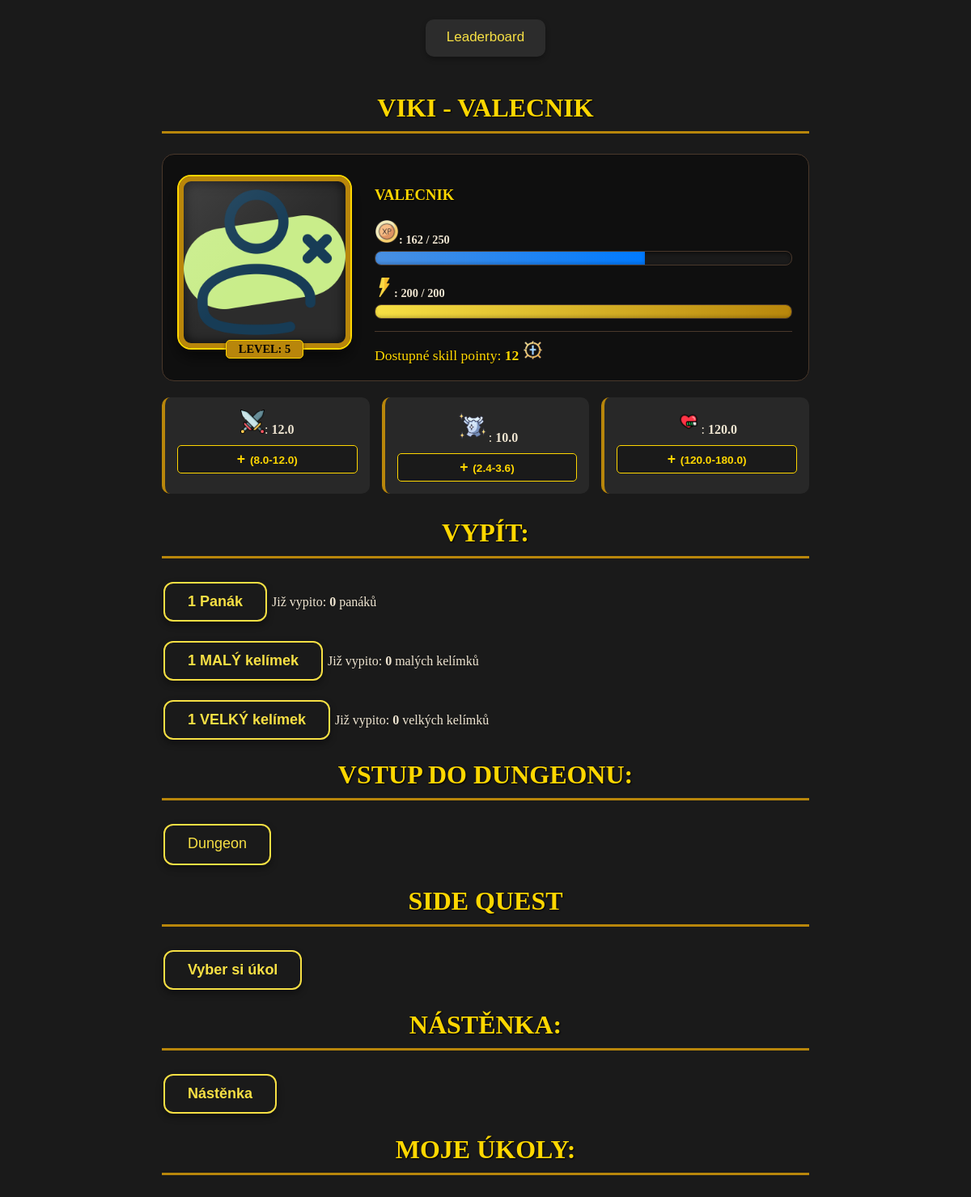
/player_info/815/, run on the app's committed database.
### game/models.py (models this page shows, shortened)
class player(models.Model):
    profile_img = models.ImageField(upload_to='profile_images/', blank=True, null=True)
    role_img_id = models.IntegerField(blank=True, null=True) # 1 = mág, 2 = hunter, 3 = warrior
    active = models.BooleanField(default=False)
    name = models.CharField(max_length=100, blank=True)
    lvl = models.IntegerField(default=1, blank=True)
    xp = models.IntegerField(default=0, blank=True)
    xp_need = models.IntegerField(default=50, blank=True)
    score_dmg_delt = models.IntegerField(default=0, blank=True)
    score_dmg_taken = models.IntegerField(default=0, blank=True)
    score_death_counter = models.IntegerField(default=0, blank=True)
    score_best_dmg = models.IntegerField(default=0, blank=True)
    score = models.IntegerField(default=0, blank=True)
    energie = models.IntegerField(default=200, blank=True, validators=[MinValueValidator(0), MaxValueValidator(200)])
    last_energy_update = models.DateTimeField(default=timezone.now)
    skill_points = models.IntegerField(default=0, blank=True)
    panak = models.IntegerField(default=0, blank=True)
    maly_kelimek = models.IntegerField(default=0, blank=True)
    velky_kelimek = models.IntegerField(default=0, blank=True)
    povolani = models.CharField(max_length=50, blank=True, default='nic')
    dmg = models.IntegerField(blank=True, default= 1)
    dmg_koef = models.FloatField(blank=True, default= 1)
    dmg_now = models.FloatField(blank=True, default= 1)
    armor = models.IntegerField(blank=True, default= 1)
    armor_koef = models.FloatField(blank=True, default= 1)
    armor_now = models.FloatField(blank=True, default= 1)
    hp = models.IntegerField(blank=True, default=1)
    hp_koef = models.FloatField(blank=True, default=1)
    hp_now = models.FloatField(blank=True, default=1)
    hp_actual_fight = models.IntegerField(blank=True, default=1)
    def energy_change(self):
        if self.energie <= 200:
            time_now = timezone.now()
            time_diff = time_now - self.last_energy_update
            minutes_passed = round(time_diff.total_seconds() // 60)
            energy_to_add = int(round(minutes_passed * 5))
            if self.energie + energy_to_add >= 200:
                self.energie = 200
            elif self.energie + energy_to_add <= 0:
                self.energie = 0
            else:
                self.energie += energy_to_add
            self.last_energy_update = time_now
            self.save()

### game/views.py (the view)
# urls.py: path('player_info/<int:player_id>/', views.player_info, name='player_info'),
def player_info(request, player_id):
    one_player = player.objects.get(id=player_id)
    one_player_name = one_player.name
    dmg_koef_min = round(one_player.dmg_koef * 0.8, 1)
    dmg_koef_max = round(one_player.dmg_koef * 1.2, 1)
    armor_koef_min = round(one_player.armor_koef * 0.8, 1)
    armor_koef_max = round(one_player.armor_koef * 1.2, 1)
    hp_koef_min = round(one_player.hp_koef * 0.8, 1)
    hp_koef_max = round(one_player.hp_koef * 1.2, 1)
    one_player.energy_change()
    energy = one_player.energie
    player_quests = side_quest.objects.filter(
        Q(player=one_player) | Q(player_coop=one_player_name),
        done=False
    )
    print({player_quests})
    return render(request, 'game/player_info.html', {
        'one_player': one_player,
        'player_quests': player_quests,
        'dmg_koef_min': dmg_koef_min,
        'dmg_koef_max': dmg_koef_max,
        'armor_koef_min': armor_koef_min,
        'armor_koef_max': armor_koef_max,
        'hp_koef_min': hp_koef_min,
        'hp_koef_max': hp_koef_max,
        'energy': energy,
        })

### game/templates/game/player_info.html (shortened to what this page needs)
{% extends "base.html" %}
{% load static %}
{% block styly %}
    <link rel="stylesheet" href="{% static 'game/player_info.css' %}">
{% endblock styly %}
{% block content %}
<div class="container">
    <div class="player-header">
        <h1><u></u> <b>{{ one_player.name }}</b></h1>
        <div class="player-main-section">
            <div class="player-avatar-wrapper">
                <div class="player-avatar-container">
                    {% if one_player.profile_img %}
                    <img src="{{ one_player.profile_img.url }}" alt="Player Avatar" class="player-avatar">
                    {% else %}
                    <img src="/media/profile_images/default_avatar.png" alt="Default Avatar" class="player-avatar">
                    {% endif %}
                </div>
                <div class="player-lvl-badge">Level: {{ one_player.lvl }}</div>
            </div>
            <div class="player-progress-section">
                <h3><b>{{ one_player.povolani }}</b></h3>
                <div class="progress-container">
                    <label><img src="/media/icons/xp.png" alt="xp" width="30" height="30">: {{ one_player.xp }} / {{ one_player.xp_need }}</label>
                    <div class="progress-bar-bg">
                        <div class="progress-bar-fill xp-color" style="width: calc(({{ one_player.xp }} / {{ one_player.xp_need }}) * 100%)"></div>
                    </div>
                </div>
                <div class="progress-container">
                    <label><img src="/media/icons/lighting.png" alt="energy" width="24" height="24">: {{ energy }} / 200</label>
                    <div class="progress-bar-bg">
                        <div class="progress-bar-fill energy-color" style="width: calc(({{ energy }} / 200) * 100%)"></div>
                    </div>
                </div>
                <div class="skill-points-highlight">
                    Dostupné skill pointy: <b>{{ one_player.skill_points }} <img src="/media/icons/skill_point.png" alt="skill_point" width="25" height="25" center:"center"></b>
                </div>
            </div>
        </div>
        <div class="stats-grid">
            <form action="{% url 'stat_up' one_player.id %}" method="post" class="stat-card">
                <span class="stat-label"><img src="/media/icons/swords.png" alt="attack" width="30" height="30">: <b>{{ one_player.dmg_now }}</b></span>
                <button type="submit" name="stat_type" value="dmg" class="stat-button">
                    <span class="plus-icon">+</span> ({{ dmg_koef_min }}-{{ dmg_koef_max }})
                </button>
            </form>
            <form action="{% url 'stat_up' one_player.id %}" method="post" class="stat-card">
                <span class="stat-label"><img src="/media/icons/armor.png" alt="armor" width="40" height="40">: <b>{{ one_player.armor_now }}</b></span>
                <button type="submit" name="stat_type" value="armor" class="stat-button">
                    <span class="plus-icon">+</span> ({{ armor_koef_min }}-{{ armor_koef_max }})
                </button>
            </form>
            <form action="{% url 'stat_up' one_player.id %}" method="post" class="stat-card">
                <span class="stat-label"><img src="/media/icons/life-bar.png" alt="hp" width="30" height="30">: <b>{{ one_player.hp_now }}</b></span>
                <button type="submit" name="stat_type" value="hp" class="stat-button">
                    <span class="plus-icon">+</span> ({{ hp_koef_min }}-{{ hp_koef_max }})
                </button>
            </form>
        </div>
    </div>
    <h1>Vypít:</h1>
        <form action="{% url 'drink' one_player.id %}" method="post">
        <button type="submit" name="drink_type" value="panak" class="button">1 Panák</button>
        Již vypito: <b>{{ one_player.panak }}</b> panáků
        <button type="submit" name="drink_type" value="maly_kelimek" class="button">1 MALÝ kelímek</button>
        Již vypito: <b>{{ one_player.maly_kelimek }}</b> malých kelímků
        <button type="submit" name="drink_type" value="velky_kelimek" class="button">1 VELKÝ kelímek</button>
        Již vypito: <b>{{ one_player.velky_kelimek }}</b> velkých kelímků
    </form>
    <h1>Vstup do dungeonu:</h1>
    <button class="button"><a href="{% url 'dungeon' %}">Dungeon</a></button>
    <h1>Side quest</h1>
    <form action="{% url "sidequest" %}" method="post">
        <button type="submit" class="button">Vyber si úkol</button>
    </form>
    <h1>Nástěnka:</h1>
    <form action="{% url "nastenka" %}" method="post">
        <button type="submit" class="button">Nástěnka</button>
    </form>
    <h1>Moje úkoly:</h1>
</div>
{% endblock content %}

### templates/base.html (shortened to what this page needs)
<!DOCTYPE html>
{% load static %}
<html lang="en">
<head>
    <link rel="stylesheet" href="{% static "app.css" %}">
    {% block styly %}
    {% endblock styly %}
</head>
<body>
    <header>
        <button class="header-link"><a href="{% url 'leaderboard' %}">Leaderboard</a></button>
    </header>
    {% block content %}
    {% endblock content %}
</body>
</html>

### static/app.css (style rules this page uses)
body { background-color: #1a1a1a; color: #f0e6d2; font-family: 'Georgia', serif; margin: 0; padding: 20px; display: flex; flex-direction: column; align-items: center; position: relative; z-index: 1; }
body::before { content: ""; position: fixed; top: 0; left: 0; width: 100%; height: 100%; background-image: url('/media/pnp_logo.png'); background-repeat: no-repeat; background-size: cover; background-position: center; opacity: 0.05; z-index: -1; }
.container { max-width: 800px; width: 100%; margin-top: 20px; }
h1, h2, h3, h4 { color: #ffd700; text-shadow: 1px 1px 2px #000000; font-family: 'Trajan Pro', serif; text-transform: uppercase; }
h1 { border-bottom: 3px solid #b8860b; padding-bottom: 10px; margin-bottom: 25px; text-align: center; }
.button { background-color: #1a1a1a; color: #f7e044; border: 2px solid #f7e044; padding: 12px 28px; font-size: 18px; font-weight: bold; text-align: center; text-decoration: none; display: inline-block; margin: 4px 2px; cursor: pointer; border-radius: 12px; transition: all 0.3s ease; box-shadow: 0 4px 8px 0 rgba(0, 0, 0, 0.4); }
.header-link { background-color: #2c2c2c; color: #1a1a1a; border: 2px solid #2c2c2c; padding: 10px 24px; font-size: 17px; font-weight: bold; text-align: center; text-decoration: none; display: inline-block; margin: 4px 2px; cursor: pointer; border-radius: 10px; transition: all 0.3s ease; box-shadow: 0 3px 6px 0 rgba(0, 0, 0, 0.3); }
a { color: #f7e044; text-decoration: none; font-weight: 500; position: relative; display: inline-block; padding-bottom: 2px; transition: color 0.3s ease; }
a::after { content: ''; position: absolute; width: 100%; height: 2px; bottom: 0; left: 0; background-color: #f7e044; transform: scaleX(0); transform-origin: bottom right; transition: transform 0.3s ease-out; }

### game/static/game/player_info.css (style rules this page uses)
.player-main-section { display: flex; gap: 30px; align-items: center; background: rgba(0, 0, 0, 0.4); padding: 20px; border-radius: 15px; border: 1px solid #4a382b; margin-bottom: 20px; }
.player-avatar-wrapper { display: flex; flex-direction: column; align-items: center; }
.player-avatar-container { width: 200px; height: 200px; position: relative; border: 6px solid #b8860b; outline: 2px solid #ffd700; border-radius: 15px; box-shadow: 0 10px 20px rgba(0,0,0,0.6), inset 0 0 15px rgba(0,0,0,0.8); overflow: hidden; background-color: #2c2c2c; }
.player-avatar { width: 100%; height: 100%; object-fit: cover; display: block; transition: transform 0.5s ease; }
.player-avatar-container::after { content: ""; position: absolute; top: 0; left: 0; width: 100%; height: 100%; background: linear-gradient(135deg, rgba(255,255,255,0.1) 0%, rgba(255,255,255,0) 50%); pointer-events: none; }
.player-lvl-badge { text-align: center; background: #b8860b; color: #000; font-weight: bold; border-radius: 5px; margin-top: -10px; position: relative; z-index: 2; padding: 2px 15px; box-shadow: 0 2px 4px rgba(0,0,0,0.5); border: 1px solid #ffd700; text-transform: uppercase; font-size: 0.9rem; }
.player-progress-section { flex-grow: 1; }
.progress-container { margin-bottom: 15px; }
.progress-container label { display: block; font-size: 0.9rem; margin-bottom: 5px; color: #f0e6d2; font-weight: bold; }
.progress-bar-bg { background: #1a1a1a; height: 16px; border-radius: 8px; border: 1px solid #4a382b; overflow: hidden; box-shadow: inset 0 2px 4px rgba(0,0,0,0.5); }
.progress-bar-fill { height: 100%; transition: width 0.5s ease-out; box-shadow: inset 0 -2px 4px rgba(0,0,0,0.2); }
.xp-color { background: linear-gradient(90deg, #4a90e2, #007aff); }
.energy-color { background: linear-gradient(90deg, #f7e044, #b8860b); }
.skill-points-highlight { color: #ffd700; font-size: 1.1rem; margin-top: 15px; text-shadow: 1px 1px 2px #000; border-top: 1px solid #4a382b; padding-top: 10px; }
.stats-grid { display: grid; grid-template-columns: repeat(3, 1fr); gap: 15px; margin-bottom: 30px; }
.stat-card { background: rgba(44, 44, 44, 0.8); padding: 15px; border-radius: 10px; border-left: 4px solid #b8860b; display: flex; flex-direction: column; align-items: center; gap: 10px; transition: transform 0.2s; }
.stat-label { font-size: 1rem; color: #f0e6d2; text-align: center; }
.stat-button { background: #1a1a1a; color: #ffd700; border: 1px solid #ffd700; padding: 6px 12px; border-radius: 5px; cursor: pointer; font-size: 0.85rem; font-weight: bold; transition: all 0.2s; width: 100%; }
.plus-icon { font-size: 1.1rem; margin-right: 2px; }

### data on the page
player: name "VIKI - VALECNIK", lvl "5", povolani "VALECNIK", xp "162", xp_need "250", skill_points "12", dmg_now "12.0", armor_now "10.0", hp_now "120.0", panak "0", maly_kelimek "0", velky_kelimek "0"

### other printed values
{{ energy }} "200"
{{ dmg_koef_min }} "8.0"
{{ dmg_koef_max }} "12.0"
{{ armor_koef_min }} "2.4"
{{ armor_koef_max }} "3.6"
{{ hp_koef_min }} "120.0"
{{ hp_koef_max }} "180.0"
